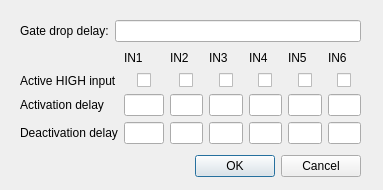
<?xml version="1.0" encoding="UTF-8"?>
<ui version="4.0">
 <class>ModuleFlasherWindowSettings</class>
 <widget class="QDialog" name="ModuleFlasherWindowSettings">
  <property name="geometry">
   <rect>
    <x>0</x>
    <y>0</y>
    <width>383</width>
    <height>190</height>
   </rect>
  </property>
  <property name="minimumSize">
   <size>
    <width>383</width>
    <height>190</height>
   </size>
  </property>
  <property name="windowTitle">
   <string>Dialog</string>
  </property>
  <widget class="QDialogButtonBox" name="buttonBox">
   <property name="geometry">
    <rect>
     <x>20</x>
     <y>150</y>
     <width>341</width>
     <height>32</height>
    </rect>
   </property>
   <property name="orientation">
    <enum>Qt::Horizontal</enum>
   </property>
   <property name="standardButtons">
    <set>QDialogButtonBox::Cancel|QDialogButtonBox::Ok</set>
   </property>
  </widget>
  <widget class="QWidget" name="">
   <property name="geometry">
    <rect>
     <x>20</x>
     <y>20</y>
     <width>341</width>
     <height>124</height>
    </rect>
   </property>
   <layout class="QVBoxLayout" name="verticalLayout">
    <item>
     <layout class="QHBoxLayout" name="horizontalLayout">
      <item>
       <widget class="QLabel" name="lableGateDrop">
        <property name="text">
         <string>Gate drop delay:</string>
        </property>
       </widget>
      </item>
      <item>
       <widget class="QLineEdit" name="GateDrop">
        <property name="alignment">
         <set>Qt::AlignRight|Qt::AlignTrailing|Qt::AlignVCenter</set>
        </property>
       </widget>
      </item>
     </layout>
    </item>
    <item>
     <layout class="QGridLayout" name="gridLayout">
      <item row="0" column="1">
       <widget class="QLabel" name="lableIN1">
        <property name="text">
         <string>IN1</string>
        </property>
       </widget>
      </item>
      <item row="0" column="2">
       <widget class="QLabel" name="lableIN2">
        <property name="text">
         <string>IN2</string>
        </property>
       </widget>
      </item>
      <item row="0" column="3">
       <widget class="QLabel" name="lableIN3">
        <property name="text">
         <string>IN3</string>
        </property>
       </widget>
      </item>
      <item row="0" column="4">
       <widget class="QLabel" name="lableIN4">
        <property name="text">
         <string>IN4</string>
        </property>
       </widget>
      </item>
      <item row="0" column="5">
       <widget class="QLabel" name="lableIN5">
        <property name="text">
         <string>IN5</string>
        </property>
       </widget>
      </item>
      <item row="0" column="6">
       <widget class="QLabel" name="lableIN6">
        <property name="text">
         <string>IN6</string>
        </property>
       </widget>
      </item>
      <item row="1" column="0">
       <widget class="QLabel" name="labelActivationStatus">
        <property name="text">
         <string>Active HIGH input</string>
        </property>
       </widget>
      </item>
      <item row="1" column="1" alignment="Qt::AlignHCenter">
       <widget class="QCheckBox" name="checkBoxActHigh1">
        <property name="text">
         <string notr="true"/>
        </property>
        <property name="tristate">
         <bool>false</bool>
        </property>
       </widget>
      </item>
      <item row="1" column="2" alignment="Qt::AlignHCenter">
       <widget class="QCheckBox" name="checkBoxActHigh2">
        <property name="text">
         <string/>
        </property>
       </widget>
      </item>
      <item row="1" column="3" alignment="Qt::AlignHCenter">
       <widget class="QCheckBox" name="checkBoxActHigh3">
        <property name="text">
         <string/>
        </property>
       </widget>
      </item>
      <item row="1" column="4" alignment="Qt::AlignHCenter">
       <widget class="QCheckBox" name="checkBoxActHigh4">
        <property name="text">
         <string/>
        </property>
       </widget>
      </item>
      <item row="1" column="5" alignment="Qt::AlignHCenter">
       <widget class="QCheckBox" name="checkBoxActHigh5">
        <property name="text">
         <string/>
        </property>
       </widget>
      </item>
      <item row="1" column="6" alignment="Qt::AlignHCenter">
       <widget class="QCheckBox" name="checkBoxActHigh6">
        <property name="text">
         <string/>
        </property>
       </widget>
      </item>
      <item row="2" column="0">
       <widget class="QLabel" name="labelInputActivationDelay">
        <property name="text">
         <string>Activation delay</string>
        </property>
       </widget>
      </item>
      <item row="2" column="1">
       <widget class="QLineEdit" name="lineEditActDel1">
        <property name="sizePolicy">
         <sizepolicy hsizetype="Preferred" vsizetype="Fixed">
          <horstretch>0</horstretch>
          <verstretch>0</verstretch>
         </sizepolicy>
        </property>
        <property name="minimumSize">
         <size>
          <width>40</width>
          <height>0</height>
         </size>
        </property>
        <property name="alignment">
         <set>Qt::AlignCenter</set>
        </property>
       </widget>
      </item>
      <item row="2" column="2">
       <widget class="QLineEdit" name="lineEditActDel2">
        <property name="alignment">
         <set>Qt::AlignCenter</set>
        </property>
       </widget>
      </item>
      <item row="2" column="3">
       <widget class="QLineEdit" name="lineEditActDel3">
        <property name="alignment">
         <set>Qt::AlignCenter</set>
        </property>
       </widget>
      </item>
      <item row="2" column="4">
       <widget class="QLineEdit" name="lineEditActDel4">
        <property name="alignment">
         <set>Qt::AlignCenter</set>
        </property>
       </widget>
      </item>
      <item row="2" column="5">
       <widget class="QLineEdit" name="lineEditActDel5">
        <property name="alignment">
         <set>Qt::AlignCenter</set>
        </property>
       </widget>
      </item>
      <item row="2" column="6">
       <widget class="QLineEdit" name="lineEditActDel6">
        <property name="alignment">
         <set>Qt::AlignCenter</set>
        </property>
       </widget>
      </item>
      <item row="3" column="0">
       <widget class="QLabel" name="lableInputDeactivationDelay">
        <property name="text">
         <string>Deactivation delay</string>
        </property>
       </widget>
      </item>
      <item row="3" column="1">
       <widget class="QLineEdit" name="lineEditDctDel1">
        <property name="sizePolicy">
         <sizepolicy hsizetype="Preferred" vsizetype="Fixed">
          <horstretch>0</horstretch>
          <verstretch>0</verstretch>
         </sizepolicy>
        </property>
        <property name="minimumSize">
         <size>
          <width>40</width>
          <height>0</height>
         </size>
        </property>
        <property name="alignment">
         <set>Qt::AlignCenter</set>
        </property>
       </widget>
      </item>
      <item row="3" column="2">
       <widget class="QLineEdit" name="lineEditDctDel2">
        <property name="alignment">
         <set>Qt::AlignCenter</set>
        </property>
       </widget>
      </item>
      <item row="3" column="3">
       <widget class="QLineEdit" name="lineEditDctDel3">
        <property name="alignment">
         <set>Qt::AlignCenter</set>
        </property>
       </widget>
      </item>
      <item row="3" column="4">
       <widget class="QLineEdit" name="lineEditDctDel4">
        <property name="alignment">
         <set>Qt::AlignCenter</set>
        </property>
       </widget>
      </item>
      <item row="3" column="5">
       <widget class="QLineEdit" name="lineEditDctDel5">
        <property name="alignment">
         <set>Qt::AlignCenter</set>
        </property>
       </widget>
      </item>
      <item row="3" column="6">
       <widget class="QLineEdit" name="lineEditDctDel6">
        <property name="alignment">
         <set>Qt::AlignCenter</set>
        </property>
       </widget>
      </item>
     </layout>
    </item>
   </layout>
  </widget>
 </widget>
 <resources/>
 <connections>
  <connection>
   <sender>buttonBox</sender>
   <signal>accepted()</signal>
   <receiver>ModuleFlasherWindowSettings</receiver>
   <slot>accept()</slot>
   <hints>
    <hint type="sourcelabel">
     <x>248</x>
     <y>254</y>
    </hint>
    <hint type="destinationlabel">
     <x>157</x>
     <y>274</y>
    </hint>
   </hints>
  </connection>
  <connection>
   <sender>buttonBox</sender>
   <signal>rejected()</signal>
   <receiver>ModuleFlasherWindowSettings</receiver>
   <slot>reject()</slot>
   <hints>
    <hint type="sourcelabel">
     <x>316</x>
     <y>260</y>
    </hint>
    <hint type="destinationlabel">
     <x>286</x>
     <y>274</y>
    </hint>
   </hints>
  </connection>
 </connections>
</ui>
